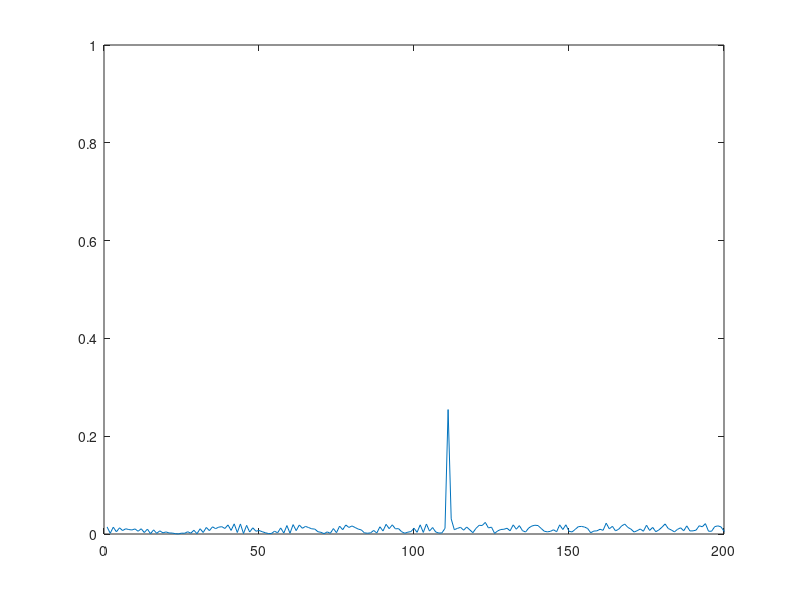
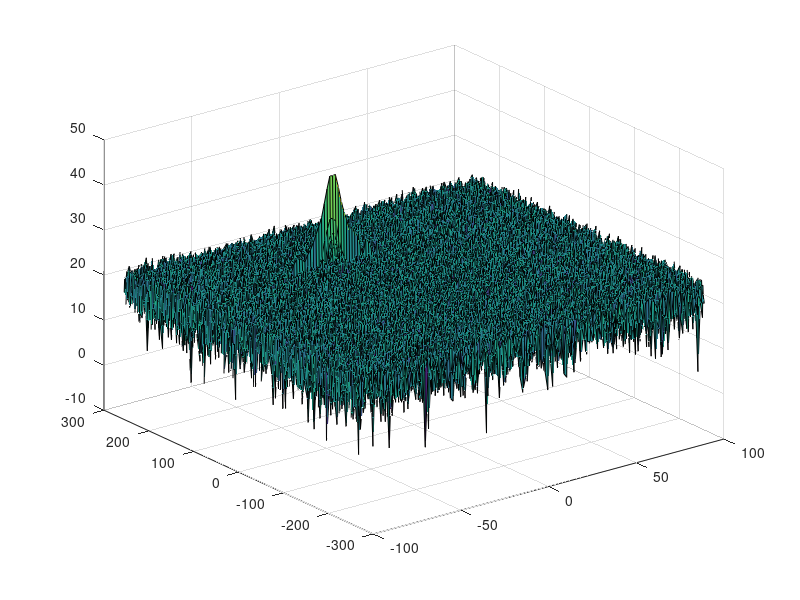
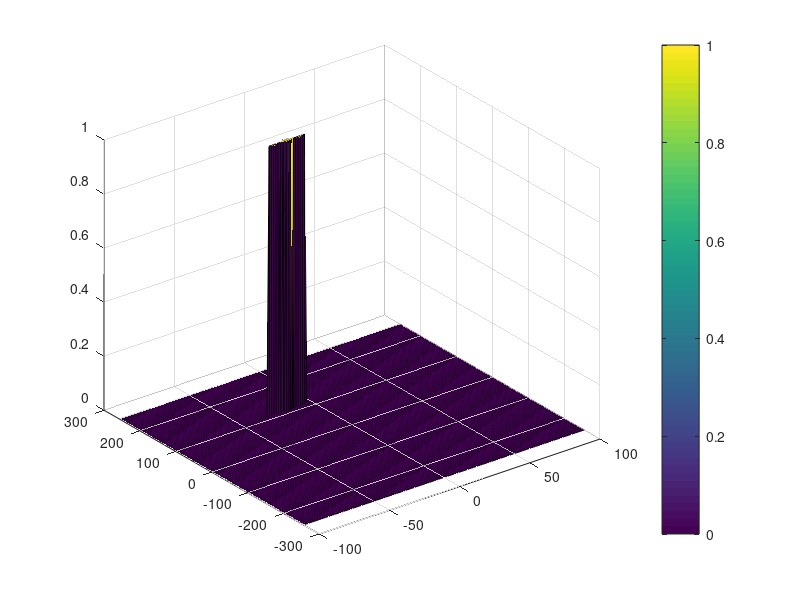

MATLAB code to generate these figures, in order:
clear all
clc;

%% If using Octave %%
% pkg load signal

%% Radar Specifications 
%%%%%%%%%%%%%%%%%%%%%%%%%%%
% Frequency of operation = 77GHz
% Max Range = 200m
% Range Resolution = 1 m
% Max Velocity = 100 m/s
%%%%%%%%%%%%%%%%%%%%%%%%%%%
freq_op     = 77e9;
max_range   = 200.0;
range_resol = 1.0;
max_vel     = 100.0;

% speed of light = 3e8 [m/s]
c = 3e8;

%% User Defined Range and Velocity of target
% *%TODO* (done):
% define the target's initial position and velocity. 
% Note : Velocity remains contant
init_position_target = 110; % target initial position x  = 110 [m]
init_velocity_target = -20; % target initial velocity vx = -20 [m/s]

%% FMCW Waveform Generation

% *%TODO* (done):
% Design the FMCW waveform by giving the specs of each of its parameters.
% Calculate the Bandwidth (B), Chirp Time (T_chirp) and Slope (slope) of the FMCW
% chirp using the requirements above.
B       = c / (2 * range_resol);
T_chirp = 5.5 * 2 * max_range / c;
Slope   = B / T_chirp;

% Operating carrier frequency of Radar 
fc = 77e9;  % carrier freq
                                            
% The number of chirps in one sequence. Its ideal to have 2^ value for the ease of running the FFT
% for Doppler Estimation. 
Nd = 128;   % #of doppler cells OR #of sent periods % number of chirps

% The number of samples on each chirp. 
Nr = 1024;  % for length of time OR # of range cells

% Timestamp for running the displacement scenario for every sample on each chirp
t  = linspace(0, Nd*T_chirp, Nr*Nd); % total time for samples

% Creating the vectors for Tx, Rx and Mix based on the total samples input.
Tx  = zeros(1,length(t)); % transmitted signal
Rx  = zeros(1,length(t)); % received signal
Mix = zeros(1,length(t)); % beat signal

% Similar vectors for range_covered and time delay.
r_t = zeros(1,length(t)); % - Question: what is "range_covered"? 
                          % - Ans: maybe it's meaning the range detected of object versus time
td  = zeros(1,length(t)); % - Question: why time delay are always 0? 
                          % - Ans: maybe waiting for updating later

%% Signal generation and Moving Target simulation
% Running the radar scenario over the time. 

for i=1:length(t)         

    % Define some intermediate parameters
    fc    = freq_op;
    alpha = Slope;

    % *%TODO* (done):
    % For each time stamp update the Range of the Target for constant velocity.
    if i == 1
        r_t(i) = init_position_target;
    else
        r_t(i) = r_t(i-1) + init_velocity_target * (t(i) - t(i-1)); % const vel
    end 
    td(i)  = r_t(i) * 2 / c; % td(i) is the radar signal trip time

    % *%TODO* (done):
    % For each time sample we need update the transmitted and received signal. 
    Tx(i)  = cos(2 * pi * (fc * t(i) + alpha * t(i)^2 / 2));
    Rx(i)  = cos(2 * pi * (fc * (t(i) - td(i)) + alpha * (t(i) - td(i))^2 / 2));

    % *%TODO* (done):
    % Now by mixing the Transmit and Receive generate the beat signal
    % This is done by element wise matrix multiplication of Transmit and Receiver Signal
    Mix(i) = Tx(i) .* Rx(i);

end


%% RANGE MEASUREMENT
% *%TODO* (done):
% Reshape the vector into [Nr, Nd] array. 
% Nr and Nd here would also define the size of Range and Doppler FFT respectively.
Mix_reshaped = reshape(Mix, [Nr, Nd]);

% *%TODO* (done):
% Run the FFT on the beat signal along the range bins dimension (Nr) and normalize.
sig_fft = fft(Mix_reshaped, Nr);
sig_fft = sig_fft./Nr;

% *%TODO* (done):
% Take the absolute value of FFT output
sig_fft = abs(sig_fft);

% *%TODO* (done):
% Output of FFT is double sided signal, but we are interested in only one side of the spectrum. 
% Hence we throw out half of the samples.
L = length(t);
sig_fft = sig_fft(1 : L/2 + 1);

%plotting the range
figure ('Name','Range from First FFT')
% subplot(2,1,1)

% *%TODO* (done):
% plot FFT output 
plot(sig_fft)
axis ([0 200 0 1]);


%% RANGE DOPPLER RESPONSE
% The 2D FFT implementation is already provided here. This will run a 2DFFT
% on the mixed signal (beat signal) output and generate a range doppler
% map.You will implement CFAR on the generated RDM


% Range Doppler Map Generation.

% The output of the 2D FFT is an image that has reponse in the range and
% doppler FFT bins. So, it is important to convert the axis from bin sizes
% to range and doppler based on their Max values.

Mix = reshape(Mix, [Nr, Nd]);

% 2D FFT using the FFT size for both dimensions.
sig_fft2 = fft2(Mix, Nr, Nd);

% Taking just one side of signal from Range dimension.
sig_fft2 = sig_fft2(1:Nr/2, 1:Nd);
sig_fft2 = fftshift (sig_fft2);
RDM = abs(sig_fft2);
RDM = 10 * log10(RDM) ;

% use the surf function to plot the output of 2DFFT and to show axis in both
% dimensions
doppler_axis = linspace(-100, 100, Nd);
range_axis = linspace(-200,200,Nr/2) * ((Nr/2)/400);
figure ('Name','Range and Velocity from 2D FFT')
surf(doppler_axis, range_axis, RDM);
%% CFAR implementation

% Slide Window through the complete Range Doppler Map

% *%TODO* (done):
% Select the number of Training Cells in both the dimensions.
Tr = 12;
Td = 14;

% *%TODO* (done):
% Select the number of Guard Cells in both dimensions around the Cell under 
% test (CUT) for accurate estimation
Gr = 6;
Gd = 8;

% *%TODO* (done):
% Offset the threshold by SNR value in dB
SNR = 5; % Is it correct to do so???

% *%TODO* (done):
% Create a vector to store noise_level for each iteration on training cells
noise_level = zeros(1,1);


% *%TODO* (done):
% Design a loop such that it slides the CUT across range doppler map by
% giving margins at the edges for Training and Guard Cells.
% For every iteration sum the signal level within all the training
% cells. To sum convert the value from logarithmic to linear using db2pow
% function. Average the summed values for all of the training
% cells used. After averaging convert it back to logarithimic using pow2db.
% Further add the offset to it to determine the threshold. Next, compare the
% signal under CUT with this threshold. If the CUT level > threshold assign
% it a value of 1, else equate it to 0.
% Note: db2pow() and pow2db() are both Matlab built-in functions
Nr = Nr / 2;
sig_cfar2d = zeros(Nr, Nd);

% Number of training cells
n_cells_t = (2*(Gr + Tr) + 1) * (2*(Gd + Td) + 1) - (Gr + Tr + 1) * (Gd + Td + 1);

for i = 1 : (Nr - (2 * (Gr + Tr) + 1))

    for j = 1 : (Nd - (2 * (Gd + Td) + 1))
        % Use RDM[x,y] as the matrix from the output of 2D FFT for implementing
        % CFAR
        noise_db_outer  = RDM(i:i+2*(Gr+Tr)+1, j:j+2*(Gd+Td)+1);
        noise_pow_outer = db2pow(noise_db_outer);
        noise_db_inner  = RDM(i+Tr:i+Gr+2*Tr+1, j+Td:j+Gd+2*Td+1);
        noise_pow_inner = db2pow(noise_db_inner);

        % Calculate the sum
        % Note: in matlab, one can use sum(x, 'all'), while in Octave one cannot
        noise_level_pow = sum(sum(noise_pow_outer)) - sum(sum(noise_pow_inner));

        % Average noise level
        avg_noise_pow = noise_level_pow / n_cells_t;
        ave_noise_db  = pow2db(avg_noise_pow);

        % Offset the threshold
        threshold = ave_noise_db + SNR;

        % *%TODO* (done):
        % The process above will generate a thresholded block, which is smaller 
        % than the Range Doppler Map as the CUT cannot be located at the edges of
        % matrix. Hence,few cells will not be thresholded. To keep the map size same
        % set those values to 0. 

        % Assign the valid signal to CUT
        if RDM(i + Tr + Gr, j + Td + Gd) > threshold
            sig_cfar2d(i + Tr + Gr, j + Td + Gd) = 1;
        end
    end
end

% *%TODO* (done):
% Display the CFAR output using the Surf function like we did for Range
% Doppler Response output.
figure ('Name','Filtered Range and Velocity from 2D CFAR')
surf(doppler_axis, range_axis, sig_cfar2d);
colorbar;
